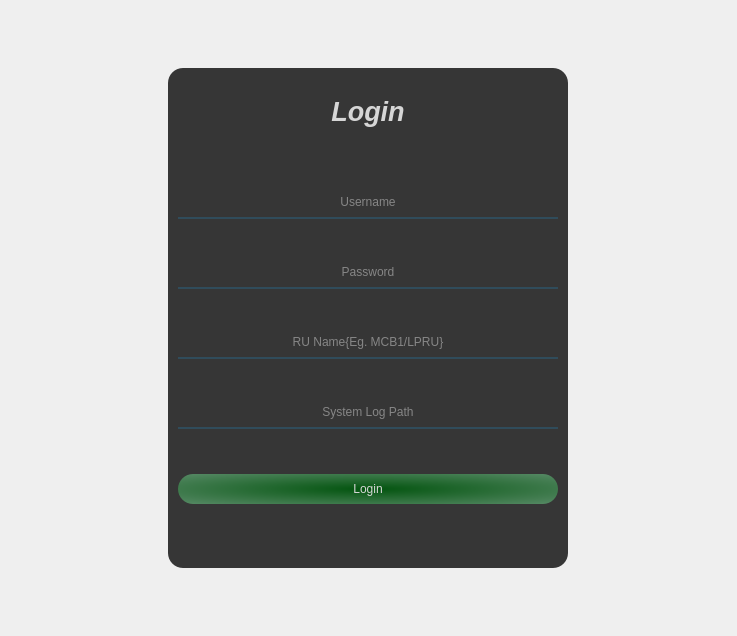
<?xml version="1.0" encoding="UTF-8"?>
<ui version="4.0">
 <class>MainWindow</class>
 <widget class="QMainWindow" name="MainWindow">
  <property name="geometry">
   <rect>
    <x>0</x>
    <y>0</y>
    <width>737</width>
    <height>636</height>
   </rect>
  </property>
  <property name="windowTitle">
   <string>MainWindow</string>
  </property>
  <widget class="QWidget" name="centralwidget">
   <property name="sizePolicy">
    <sizepolicy hsizetype="Preferred" vsizetype="Preferred">
     <horstretch>0</horstretch>
     <verstretch>0</verstretch>
    </sizepolicy>
   </property>
   <layout class="QHBoxLayout" name="horizontalLayout">
    <item>
     <widget class="QWidget" name="Main_Container" native="true">
      <property name="sizePolicy">
       <sizepolicy hsizetype="Preferred" vsizetype="Expanding">
        <horstretch>0</horstretch>
        <verstretch>0</verstretch>
       </sizepolicy>
      </property>
      <property name="styleSheet">
       <string notr="true">*{
	border:none;
}
#LogIn{
	background-color: rgb(54, 54, 54);
	border-radius:15px;
}
#password,#username,#syslog,#RU_Name{background-color: rgba(0,0,0,0);
	border:none;
	border-bottom:2px solid rgba(46,82,101,200);
	color: rgb(214, 214, 214);
	padding-bottom:7px;
}
#login,#label{background-color: rgba(0,0,0,0);
	border:none;
	color: rgb(214, 214, 214);
}
#login{
	background-color: qradialgradient(spread:pad, cx:0.504739, cy:0.506, radius:1.97128, fx:0.5, fy:0.5, stop:0 rgba(3, 84, 15, 255), stop:1 rgba(236, 233, 255, 255));
	border:none;
	border-radius:15px;
	color: rgb(214, 214, 214);
	padding:2px;
}
</string>
      </property>
      <layout class="QVBoxLayout" name="verticalLayout_4">
       <item alignment="Qt::AlignHCenter">
        <widget class="QWidget" name="LogIn" native="true">
         <property name="sizePolicy">
          <sizepolicy hsizetype="Preferred" vsizetype="Expanding">
           <horstretch>0</horstretch>
           <verstretch>0</verstretch>
          </sizepolicy>
         </property>
         <property name="minimumSize">
          <size>
           <width>400</width>
           <height>500</height>
          </size>
         </property>
         <property name="maximumSize">
          <size>
           <width>400</width>
           <height>500</height>
          </size>
         </property>
         <property name="styleSheet">
          <string notr="true"/>
         </property>
         <layout class="QVBoxLayout" name="verticalLayout">
          <property name="spacing">
           <number>0</number>
          </property>
          <property name="leftMargin">
           <number>10</number>
          </property>
          <property name="topMargin">
           <number>5</number>
          </property>
          <property name="rightMargin">
           <number>10</number>
          </property>
          <property name="bottomMargin">
           <number>10</number>
          </property>
          <item>
           <widget class="QFrame" name="frame_2">
            <property name="maximumSize">
             <size>
              <width>16777215</width>
              <height>58</height>
             </size>
            </property>
            <property name="frameShape">
             <enum>QFrame::StyledPanel</enum>
            </property>
            <property name="frameShadow">
             <enum>QFrame::Raised</enum>
            </property>
            <layout class="QVBoxLayout" name="verticalLayout_3">
             <item>
              <widget class="QLabel" name="label">
               <property name="minimumSize">
                <size>
                 <width>0</width>
                 <height>40</height>
                </size>
               </property>
               <property name="font">
                <font>
                 <pointsize>20</pointsize>
                 <weight>75</weight>
                 <italic>true</italic>
                 <bold>true</bold>
                </font>
               </property>
               <property name="text">
                <string>Login</string>
               </property>
               <property name="alignment">
                <set>Qt::AlignCenter</set>
               </property>
              </widget>
             </item>
            </layout>
           </widget>
          </item>
          <item>
           <widget class="QFrame" name="frame">
            <property name="minimumSize">
             <size>
              <width>380</width>
              <height>400</height>
             </size>
            </property>
            <property name="maximumSize">
             <size>
              <width>380</width>
              <height>400</height>
             </size>
            </property>
            <property name="frameShape">
             <enum>QFrame::StyledPanel</enum>
            </property>
            <property name="frameShadow">
             <enum>QFrame::Raised</enum>
            </property>
            <layout class="QVBoxLayout" name="verticalLayout_2">
             <property name="spacing">
              <number>0</number>
             </property>
             <property name="leftMargin">
              <number>0</number>
             </property>
             <property name="topMargin">
              <number>0</number>
             </property>
             <property name="rightMargin">
              <number>0</number>
             </property>
             <property name="bottomMargin">
              <number>0</number>
             </property>
             <item>
              <widget class="QLineEdit" name="username">
               <property name="sizePolicy">
                <sizepolicy hsizetype="Expanding" vsizetype="Fixed">
                 <horstretch>0</horstretch>
                 <verstretch>0</verstretch>
                </sizepolicy>
               </property>
               <property name="minimumSize">
                <size>
                 <width>0</width>
                 <height>0</height>
                </size>
               </property>
               <property name="maximumSize">
                <size>
                 <width>16777215</width>
                 <height>16777215</height>
                </size>
               </property>
               <property name="baseSize">
                <size>
                 <width>0</width>
                 <height>0</height>
                </size>
               </property>
               <property name="text">
                <string/>
               </property>
               <property name="alignment">
                <set>Qt::AlignCenter</set>
               </property>
               <property name="placeholderText">
                <string>Username</string>
               </property>
              </widget>
             </item>
             <item>
              <widget class="QLineEdit" name="password">
               <property name="alignment">
                <set>Qt::AlignCenter</set>
               </property>
               <property name="placeholderText">
                <string>Password</string>
               </property>
              </widget>
             </item>
             <item>
              <widget class="QLineEdit" name="RU_Name">
               <property name="alignment">
                <set>Qt::AlignCenter</set>
               </property>
               <property name="placeholderText">
                <string>RU Name{Eg. MCB1/LPRU}</string>
               </property>
              </widget>
             </item>
             <item>
              <widget class="QLineEdit" name="syslog">
               <property name="alignment">
                <set>Qt::AlignCenter</set>
               </property>
               <property name="placeholderText">
                <string>System Log Path</string>
               </property>
              </widget>
             </item>
             <item>
              <widget class="QPushButton" name="login">
               <property name="minimumSize">
                <size>
                 <width>0</width>
                 <height>30</height>
                </size>
               </property>
               <property name="text">
                <string>Login</string>
               </property>
              </widget>
             </item>
            </layout>
           </widget>
          </item>
         </layout>
        </widget>
       </item>
      </layout>
     </widget>
    </item>
   </layout>
  </widget>
 </widget>
 <resources>
  <include location="res.qrc"/>
 </resources>
 <connections/>
</ui>
